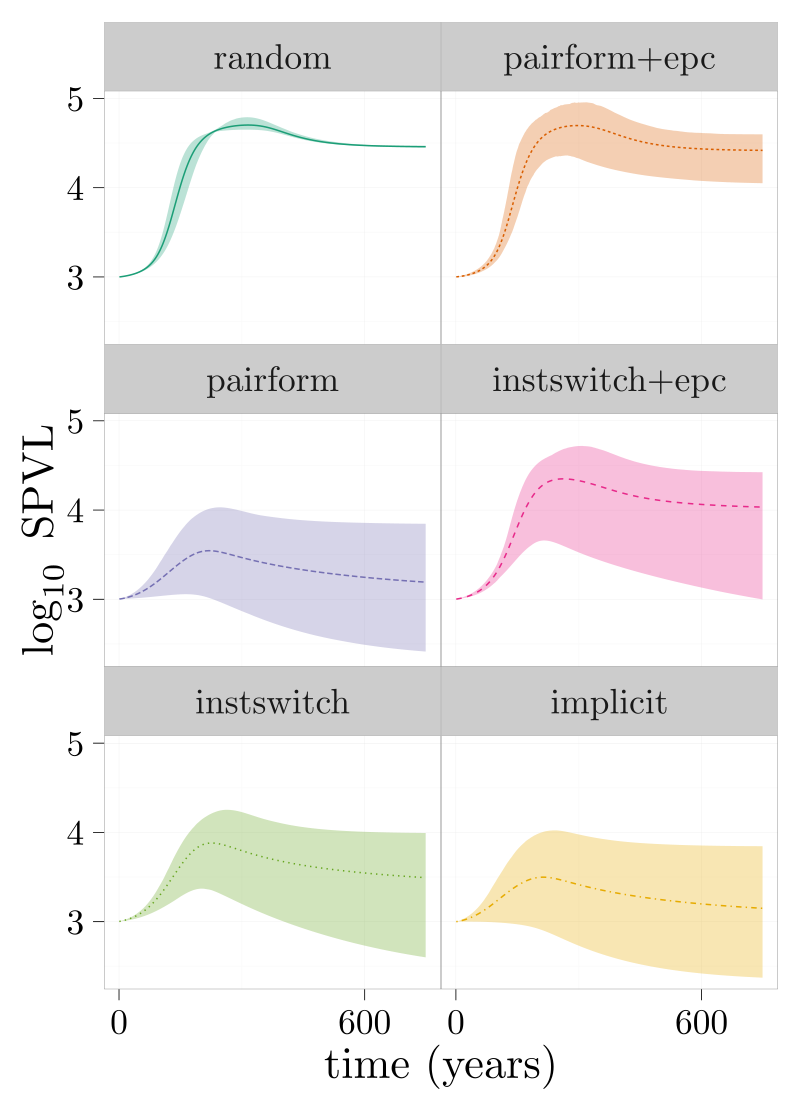

Write the R code that produced this figure.
source("fig_setup.R")

ss <- subset(sum_list[["vir_mat"]],tvec<750)
ss$model <- factor(ss$model, c("random",
         "pairform+epc", "pairform","instswitch+epc","instswitch","implicit"))

gg_virtraj <- ggplot(ss,
                     aes(tvec,mean,ymin=lwr,ymax=upr))+
    geom_line(aes(colour=model,linetype=model),lwd=1)+
    geom_ribbon(aes(fill = model), alpha=0.3)+
    labs(x="time (years)",y=Lspvl) +
    theme(axis.title.y = element_text(margin = margin(0,10,0,0)),
          axis.title.x = element_text(margin = margin(10,0,0,0))) +
    facet_wrap(~model, nrow = 3) +
    zero_margin+
    theme(legend.position="none")+
    scale_x_continuous(breaks=c(0,600))

tikz(file="virtraj.tikz",width=8,height=11,standAlone=TRUE)
print(gg_virtraj)
dev.off()
